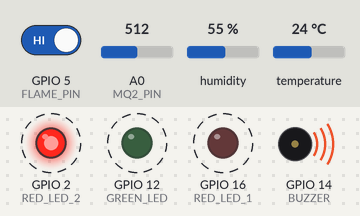
The sketch below on a simulated ESP8266 (NodeMCU). Parts: output pins drawn as LEDs (lit = HIGH), buzzer (waves = sounding, pin HIGH). Dashed ring = blinking. Inputs (shaded band) come from the test bench; at power-on: A0 (MQ2_PIN) = 512, GPIO 5 (FLAME_PIN) HIGH, humidity 55 %, temperature 24 °C. WiFi joins after 1.5 s; servers stay silent unless stated; uploads are accepted with an empty reply; what the sketch prints to the serial monitor is not drawn.

Above: at 10.8 s.
10.9 s: A0 (MQ2_PIN) set to 409
15.1 s: A0 (MQ2_PIN) set to 391
At 16.4 s:
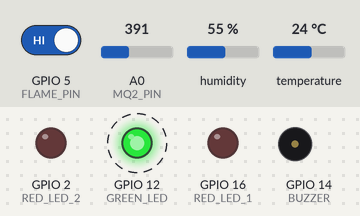
20.4 s: GPIO 5 (FLAME_PIN) driven LOW
At 21.1 s:
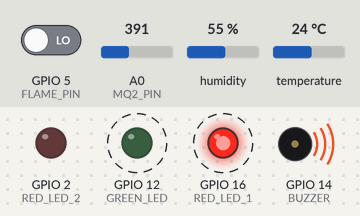
25.7 s: GPIO 5 (FLAME_PIN) driven HIGH
At 27.4 s:
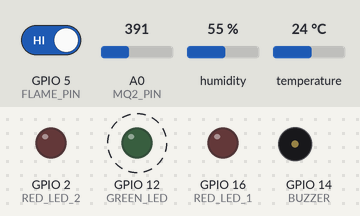
29.1 s: A0 (MQ2_PIN) set to 511
At 30.4 s:
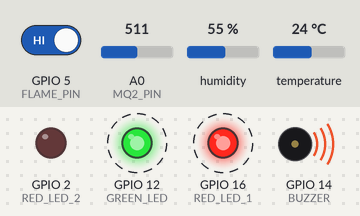
Timing chart, 0 to 34.1 s (numbered marks = the images above; inputs shaded):
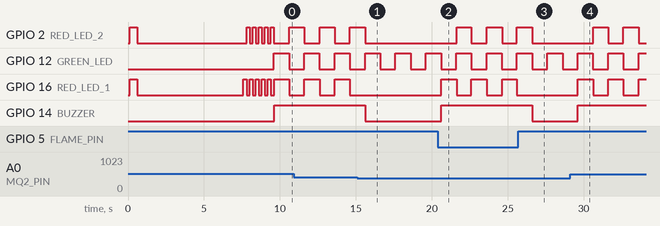

Measured:
- the behaviour switches between 400 and 399 on A0 (MQ2_PIN) (found by bisection; images 0 and 1)
- after the input at 15.1 s, GPIO 2 (RED_LED_2): goes on until 15.6 s, then stays LOW; GPIO 16 (RED_LED_1): stops changing and stays LOW; GPIO 14 (BUZZER): HIGH → LOW after 0.53 s
- after the input at 20.4 s, GPIO 2 (RED_LED_2): alternates HIGH for 1.0 s and LOW for 0.99 s, starting after 1.2 s; GPIO 16 (RED_LED_1): alternates HIGH for 1.0 s and LOW for 1.0 s, starting after 0.21 s; GPIO 14 (BUZZER): LOW → HIGH after 0.21 s
- after the input at 25.7 s, GPIO 2 (RED_LED_2): goes on until 26.6 s, then stays LOW; GPIO 16 (RED_LED_1): stays LOW (without the input it goes to HIGH after 0.91 s); GPIO 14 (BUZZER): HIGH → LOW after 0.91 s
- after the input at 29.1 s, GPIO 2 (RED_LED_2): alternates HIGH for 1.0 s and LOW for 1.0 s, starting after 1.5 s; GPIO 16 (RED_LED_1): alternates HIGH for 1.0 s and LOW for 1.0 s, starting after 0.51 s; GPIO 14 (BUZZER): LOW → HIGH after 0.51 s
- by itself, GPIO 2 (RED_LED_2): alternates HIGH for 0.98 s and LOW for 1.0 s
- by itself, GPIO 12 (GREEN_LED): alternates HIGH for 1.0 s and LOW for 1.0 s
- by itself, GPIO 16 (RED_LED_1): alternates HIGH for 1.0 s and LOW for 0.98 s

The sketch:

ESP8266_FULL.ino
```cpp
#include <ESP8266WiFi.h>
#include <ESP8266HTTPClient.h>
#include <ArduinoJson.h>
#include "DHT.h"

// ================= WiFi =================
const char* ssid     = "LanaRhoads";
const char* password = "lanaXrhoads";

// ================= Server =================
const char* serverBase = "http://10.42.0.1:3000";
const char* apiKey     = "CHANGE_ME_TO_SOMETHING_SECRET";

// Change label per device (room1, room2, kitchen...)
const String deviceLabel = "room1";

// ================= Static IP (optional) =================
#define USE_STATIC_IP 1
#if USE_STATIC_IP
IPAddress local_IP(10, 42, 0, 100);   // change per device (.101 .102 ...)
IPAddress gateway(10, 42, 0, 1);
IPAddress subnet(255, 255, 255, 0);
#endif

// ================= Pins =================
#define GREEN_LED 12   // D6
#define RED_LED_1 16   // D0
#define RED_LED_2 2    // D4
#define BUZZER    14   // D5
#define FLAME_PIN 5    // D1
#define DHTPIN    4    // D2
#define MQ2_PIN   A0

// ================= DHT =================
#define DHTTYPE DHT11
DHT dht(DHTPIN, DHTTYPE);

// ================= Timers =================
unsigned long prevSendMillis = 0;
unsigned long prevRedMillis  = 0;
unsigned long prevCfgMillis  = 0;

unsigned long sendIntervalMs   = 1000;  // from server (send_interval_sec * 1000)
unsigned long redFlashSpeedMs  = 200;   // from server (red_led_flash_speed_ms)
unsigned long configIntervalMs = 30000; // from server (config_pull_interval_sec * 1000)

// ================= Thresholds (from web) =================
int   GAS_THRESHOLD  = 400;
bool  GAS_ENABLED    = true;
float TEMP_THRESHOLD = 60.0;
bool  TEMP_ENABLED  = true;
bool  FLAME_ENABLED  = true;

// Humidity range thresholds
bool  HUM_ENABLED = false;
float HUM_LOW = 20.0;
float HUM_HIGH = 80.0;

// Alarm outputs (from web: enable/disable buzzer and red LEDs)
bool BUZZER_ENABLED   = true;
bool RED_LIGHT_ENABLED = true;

// System mode: 0=train (data collection only), 1=detection (full alerts)
int SYSTEM_MODE = 1;  // Default to detection mode

// ================= State =================
bool isAlarmActive = false;
bool redToggle = LOW;

// Cached sensor readings
float lastH = NAN;
float lastT = NAN;
int lastGas = 0;
int lastFlame = 1;

// Calibration state
bool calibrationComplete = false;

// Unique ID
String deviceUID;

// ---------------- helpers ----------------
String makeUrl(const String& path) {
  return String(serverBase) + path;
}

// ================= CALIBRATION FUNCTION =================
void calibrateSensors() {
  const int NUM_READINGS = 5;

  Serial.println("\n==== STARTING SENSOR CALIBRATION ====");
  Serial.printf("Taking %d readings for baseline calibration...\n", NUM_READINGS);

  // Arrays to store readings
  float gasReadings[NUM_READINGS];
  float tempReadings[NUM_READINGS];
  float humReadings[NUM_READINGS];

  // Take readings with 1 second intervals
  for (int i = 0; i < NUM_READINGS; i++) {
    Serial.printf("Reading %d/%d... ", i + 1, NUM_READINGS);

    // Read sensors
    int gas = analogRead(MQ2_PIN);
    float h = dht.readHumidity();
    float t = dht.readTemperature();

    // Store readings
    gasReadings[i] = gas;
    tempReadings[i] = isnan(t) ? 25.0 : t;
    humReadings[i] = isnan(h) ? 50.0 : h;

    Serial.printf("Gas=%d, Temp=%.1fC, Hum=%.1f%%\n",
                  gas, tempReadings[i], humReadings[i]);

    delay(1000);
  }

  // Calculate averages (moyenne)
  float sumGas = 0, sumTemp = 0, sumHum = 0;
  for (int i = 0; i < NUM_READINGS; i++) {
    sumGas += gasReadings[i];
    sumTemp += tempReadings[i];
    sumHum += humReadings[i];
  }

  float avgGas = sumGas / NUM_READINGS;
  float avgTemp = sumTemp / NUM_READINGS;
  float avgHum = sumHum / NUM_READINGS;

  Serial.println("\n==== CALIBRATION RESULTS ====");
  Serial.printf("Average Gas: %.0f\n", avgGas);
  Serial.printf("Average Temp: %.2fC\n", avgTemp);
  Serial.printf("Average Humidity: %.2f%%\n", avgHum);

  // Send to server
  sendCalibrationToServer(avgGas, avgTemp, avgHum);

  calibrationComplete = true;
  Serial.println("\n==== CALIBRATION COMPLETE ====\n");
}

void sendCalibrationToServer(float gas, float temp, float hum) {
  if (WiFi.status() != WL_CONNECTED) {
    Serial.println("CAL: WiFi not connected, skipping calibration upload");
    return;
  }

  Serial.println("CAL: Sending calibration data to server...");

  WiFiClient wifiClient;
  HTTPClient http;

  String url = makeUrl("/api/calibrate");

  http.setTimeout(3000);
  if (!http.begin(wifiClient, url)) {
    Serial.println("CAL: HTTP begin failed");
    return;
  }

  http.addHeader("Content-Type", "application/json");
  http.addHeader("X-API-KEY", apiKey);

  // Build JSON using ArduinoJson library
  StaticJsonDocument<512> doc;
  doc["uid"] = deviceUID;
  doc["label"] = deviceLabel;

  // Create array of 5 readings with same baseline values
  JsonArray readings = doc.createNestedArray("readings");

  for (int i = 0; i < 5; i++) {
    StaticJsonDocument<96> reading;
    reading["g"] = (int)gas;
    reading["t"] = temp;
    reading["h"] = hum;

    readings.add(reading);
  }

  // Serialize to string
  String json;
  serializeJson(doc, json);

  Serial.printf("CAL: Sending JSON (%d bytes)\n", json.length());

  int code = http.POST(json);
  if (code == 200) {
    String response = http.getString();
    Serial.printf("CAL: Server response: %s\n", response);
    Serial.println("CAL: Calibration saved successfully!");
  } else if (code > 0) {
    String errorBody = http.getString();
    Serial.printf("CAL: Server error %d: %s\n", code, errorBody);
    Serial.println("CAL: Failed to save calibration");
  } else {
    Serial.printf("CAL: HTTP error: %s\n", http.errorToString(code).c_str());
    Serial.println("CAL: Failed to reach server");
  }

  http.end();
}

void wifiConnect() {
  Serial.println("\n==== CONNECTING WIFI ====");

  WiFi.mode(WIFI_STA);
  WiFi.setAutoReconnect(true);
  WiFi.persistent(false);

#if USE_STATIC_IP
  WiFi.config(local_IP, gateway, subnet);
#endif

  WiFi.begin(ssid, password);

  Serial.print("Connecting");
  unsigned long start = millis();
  while (WiFi.status() != WL_CONNECTED) {
    delay(300);
    Serial.print(".");
    if (millis() - start > 20000) {
      Serial.println("\nWiFi timeout, retry...");
      WiFi.disconnect();
      delay(500);
      WiFi.begin(ssid, password);
      start = millis();
    }
  }

  Serial.println("\nWiFi Connected!");
  Serial.print("IP: ");
  Serial.println(WiFi.localIP());
  Serial.print("RSSI: ");
  Serial.println(WiFi.RSSI());
}

// GET /api/device-config/:uid?label=room1
void fetchConfig() {
  if (WiFi.status() != WL_CONNECTED) {
    Serial.println("CFG: WiFi not connected, using default config");
    return;
  }

  WiFiClient wifiClient;
  HTTPClient http;

  String url = makeUrl("/api/device-config/") + deviceUID + "?label=" + deviceLabel;

  http.setTimeout(2500);
  if (!http.begin(wifiClient, url)) {
    Serial.println("CFG: http.begin failed, using default config");
    return;
  }

  http.addHeader("X-API-KEY", apiKey);

  int code = http.GET();
  if (code == 200) {
    String payload = http.getString();

    StaticJsonDocument<384> doc;
    DeserializationError err = deserializeJson(doc, payload);

    if (!err && doc["ok"] == true) {
      // Update all config from server when connected
      GAS_THRESHOLD  = doc["gas_threshold"]  | GAS_THRESHOLD;
      GAS_ENABLED    = ((doc["gas_enabled"]    | 1) == 1);
      TEMP_THRESHOLD = doc["temp_threshold"] | TEMP_THRESHOLD;
      TEMP_ENABLED   = ((doc["temp_enabled"]   | 1) == 1);
      FLAME_ENABLED  = ((doc["flame_enabled"]  | 1) == 1);

      HUM_LOW   = doc["humidity_low_threshold"]  | HUM_LOW;
      HUM_HIGH  = doc["humidity_high_threshold"] | HUM_HIGH;
      HUM_ENABLED = ((doc["humidity_enabled"] | 0) == 1);

      BUZZER_ENABLED    = doc["buzzer_enabled"].isNull()    ? true : (doc["buzzer_enabled"].as<int>() == 1);
      RED_LIGHT_ENABLED = doc["red_light_enabled"].isNull() ? true : (doc["red_light_enabled"].as<int>() == 1);

      // System mode: 0=train, 1=detection (default to detection if not present)
      SYSTEM_MODE = doc["system_mode"] | 1;

      int pullSec = doc["config_pull_interval_sec"] | 30;
      if (pullSec < 5) pullSec = 5;
      if (pullSec > 600) pullSec = 600;
      configIntervalMs = (unsigned long)pullSec * 1000;

      int sendSec = doc["send_interval_sec"] | 1;
      if (sendSec < 1) sendSec = 1;
      if (sendSec > 60) sendSec = 60;
      sendIntervalMs = (unsigned long)sendSec * 1000;

      int flashMs = doc["red_led_flash_speed_ms"] | 200;
      if (flashMs < 50) flashMs = 50;
      if (flashMs > 2000) flashMs = 2000;
      redFlashSpeedMs = (unsigned long)flashMs;

      Serial.printf("CFG OK => mode=%s gas=%d(%s) temp=%.1f(%s) flame=%d hum[%.1f..%.1f](%s) buzzer=%s redLight=%s pull=%lus send=%lus flash=%lums\n",
                    SYSTEM_MODE == 0 ? "TRAIN" : "DETECT",
                    GAS_THRESHOLD, GAS_ENABLED ? "on" : "off",
                    TEMP_THRESHOLD, TEMP_ENABLED ? "on" : "off",
                    FLAME_ENABLED, HUM_LOW, HUM_HIGH, HUM_ENABLED ? "on" : "off",
                    BUZZER_ENABLED ? "on" : "off", RED_LIGHT_ENABLED ? "on" : "off",
                    (unsigned long)(configIntervalMs / 1000),
                    (unsigned long)(sendIntervalMs / 1000),
                    redFlashSpeedMs);
    } else {
      Serial.println("CFG: parse/ok error, using default config");
    }
  } else {
    Serial.printf("CFG HTTP code: %d, using default config\n", code);
  }

  http.end();
}

void readSensors() {
  lastGas = analogRead(MQ2_PIN);
  lastFlame = digitalRead(FLAME_PIN);

  float h = dht.readHumidity();
  float t = dht.readTemperature();

  if (!isnan(h)) lastH = h;
  if (!isnan(t)) lastT = t;
}

bool humidityBad() {
  if (!HUM_ENABLED) return false;
  if (isnan(lastH)) return false;
  return (lastH < HUM_LOW || lastH > HUM_HIGH);
}

void checkSafety(unsigned long nowMs) {
  // In train mode, skip all alarm logic - just collect data
  if (SYSTEM_MODE == 0) {
    // Train mode: ensure all alarms are off, just collect data
    isAlarmActive = false;
    digitalWrite(BUZZER, LOW);
    digitalWrite(RED_LED_1, LOW);
    digitalWrite(RED_LED_2, LOW);
    return;
  }

  // Detection mode: normal alarm logic
  bool flameDetected = (lastFlame == LOW);
  bool gasHigh   = GAS_ENABLED   && (lastGas >= GAS_THRESHOLD);
  bool tempHigh  = TEMP_ENABLED  && (!isnan(lastT) && lastT >= TEMP_THRESHOLD);
  bool humBad    = humidityBad();
  bool flameBad  = FLAME_ENABLED && flameDetected;

  bool danger = gasHigh || tempHigh || humBad || flameBad;

  // ESP controls alarm state directly based on local sensor readings
  if (danger && !isAlarmActive) {
    Serial.println("\nALARM STARTED - Local detection!");
    Serial.printf("Triggers: flame=%d gas=%d temp=%d humidity=%d\n",
                  flameBad, gasHigh, tempHigh, humBad);
    isAlarmActive = true;
  } else if (!danger && isAlarmActive) {
    Serial.println("Alarm cleared - Local detection");
    isAlarmActive = false;
  }

  // Control outputs based on local alarm state
  if (isAlarmActive) {
    if (BUZZER_ENABLED) {
      digitalWrite(BUZZER, HIGH);
    } else {
      digitalWrite(BUZZER, LOW);
    }

    if (RED_LIGHT_ENABLED) {
      if (nowMs - prevRedMillis >= redFlashSpeedMs) {
        prevRedMillis = nowMs;
        redToggle = !redToggle;
        digitalWrite(RED_LED_1, redToggle);
        digitalWrite(RED_LED_2, !redToggle);
        Serial.printf("LED toggle: %d (flash speed: %lums)\n", redToggle, redFlashSpeedMs);
      }
    } else {
      digitalWrite(RED_LED_1, LOW);
      digitalWrite(RED_LED_2, LOW);
    }
  } else {
    digitalWrite(BUZZER, LOW);
    digitalWrite(RED_LED_1, LOW);
    digitalWrite(RED_LED_2, LOW);
  }
}

void sendSensorDataHTTP() {
  if (WiFi.status() != WL_CONNECTED) {
    Serial.println("WiFi disconnected, trying to reconnect...");
    WiFi.reconnect();
    return;
  }

  String json;
  json.reserve(240);

  json += "{";
  json += "\"uid\":\"" + deviceUID + "\",";
  json += "\"label\":\"" + deviceLabel + "\",";
  json += "\"h\":" + String(lastH, 1) + ",";
  json += "\"t\":" + String(lastT, 1) + ",";
  json += "\"g\":" + String(lastGas) + ",";
  json += "\"f\":" + String(lastFlame) + ",";
  json += "\"alarm\":" + String(isAlarmActive ? 1 : 0) + ",";
  json += "\"rssi\":" + String(WiFi.RSSI());
  json += "}";

  Serial.println(json);

  WiFiClient wifiClient;
  HTTPClient http;

  String url = makeUrl("/api/ingest");
  http.setTimeout(2500);

  if (!http.begin(wifiClient, url)) {
    Serial.println("HTTP begin failed");
    return;
  }

  http.addHeader("Content-Type", "application/json");
  http.addHeader("X-API-KEY", apiKey);

  int code = http.POST(json);
  if (code > 0) {
    Serial.printf("POST code: %d\n", code);

    // Try to read server response but don't depend on it for alarm state
    String response = http.getString();
    Serial.printf("Server response: %s\n", response.substring(0, 100));

    // Parse response to get updated config, but ignore alarm state from server
    StaticJsonDocument<512> doc;
    DeserializationError err = deserializeJson(doc, response);

    if (!err && doc["ok"] == true) {
      // Update config if server sends new thresholds
      if (doc.containsKey("gas_threshold")) {
        Serial.println("Received updated config from server");
        // Note: We could update config here, but ESP works independently
      }
    } else {
      Serial.printf("Server response error (ESP continues working independently): %s\n", err.c_str());
    }
  } else {
    Serial.printf("Server POST failed (ESP continues working independently): %s\n", http.errorToString(code).c_str());
  }

  http.end();
}

void setup() {
  Serial.begin(115200);
  delay(100);

  pinMode(GREEN_LED, OUTPUT);
  pinMode(RED_LED_1, OUTPUT);
  pinMode(RED_LED_2, OUTPUT);
  pinMode(BUZZER, OUTPUT);
  pinMode(FLAME_PIN, INPUT);

  // Test red LEDs at startup
  Serial.println("Testing red LEDs...");
  digitalWrite(RED_LED_1, HIGH);
  digitalWrite(RED_LED_2, HIGH);
  delay(500);
  digitalWrite(RED_LED_1, LOW);
  digitalWrite(RED_LED_2, LOW);
  Serial.println("Red LED test completed");

  digitalWrite(GREEN_LED, LOW);
  digitalWrite(BUZZER, LOW);

  dht.begin();

  Serial.println("\n==== SYSTEM BOOTING: SmartEmergency Station ====");
  wifiConnect();

  deviceUID = String(ESP.getChipId(), HEX);
  deviceUID.toUpperCase();

  Serial.print("UID: ");
  Serial.println(deviceUID);

  // ================= CALIBRATION PHASE =================
  calibrateSensors(); // Takes 5 readings and saves baseline to server
  // =====================================================

  fetchConfig();   // pull thresholds once (will include baselines if calibrated)
  readSensors();   // initial values

  // Test red LED flashing with current settings
  Serial.println("Testing red LED flashing...");
  Serial.printf("Flash speed: %lums, Red light enabled: %s\n", redFlashSpeedMs, RED_LIGHT_ENABLED ? "YES" : "NO");

  for (int i = 0; i < 5; i++) {
    digitalWrite(RED_LED_1, HIGH);
    digitalWrite(RED_LED_2, LOW);
    delay(redFlashSpeedMs);
    digitalWrite(RED_LED_1, LOW);
    digitalWrite(RED_LED_2, HIGH);
    delay(redFlashSpeedMs);
  }
  digitalWrite(RED_LED_1, LOW);
  digitalWrite(RED_LED_2, LOW);
  Serial.println("Red LED flash test completed");
}

void loop() {
  unsigned long nowMs = millis();

  if (nowMs - prevCfgMillis >= configIntervalMs) {
    prevCfgMillis = nowMs;
    fetchConfig();
  }

  if (nowMs - prevSendMillis >= sendIntervalMs) {
    prevSendMillis = nowMs;

    digitalWrite(GREEN_LED, !digitalRead(GREEN_LED)); // heartbeat

    readSensors();
    checkSafety(nowMs);
    sendSensorDataHTTP();
  }

  yield();
}
```
